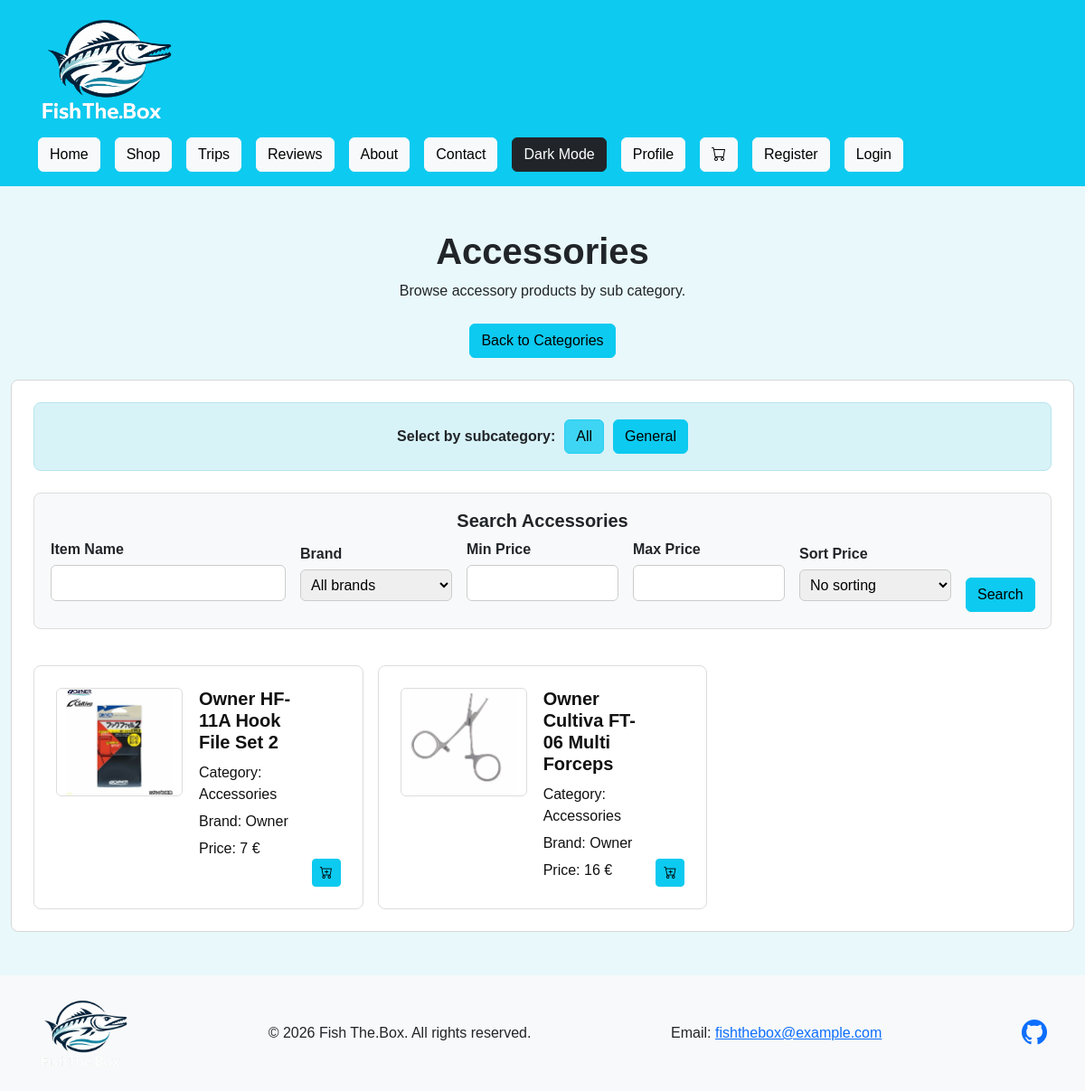
Page /shop/Accessories on the earlier database version.
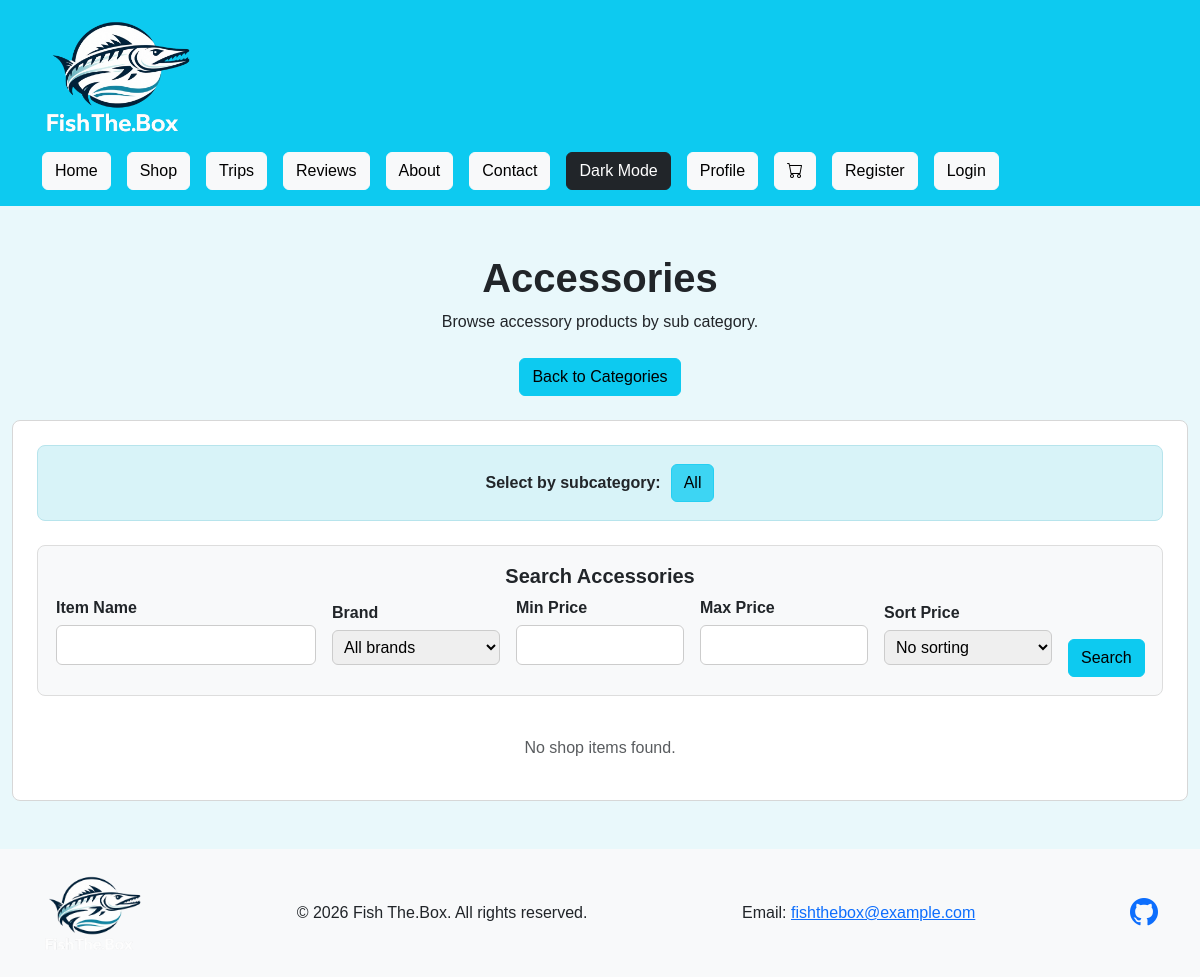
Same page on the later database version.
### shop/models.py (models this page shows, shortened)
class SubCategory(models.Model):
    name = models.CharField(max_length=100)
    category = models.ForeignKey(Category, on_delete=models.CASCADE, null=True, blank=True)

class Product(models.Model):
    name = models.CharField(max_length=200)
    brand = models.CharField(max_length=100)
    price = models.IntegerField()
    description = models.TextField(blank=True)
    photo = models.CharField(max_length=200, blank=True)
    category = models.ForeignKey(Category, on_delete=models.CASCADE)
    sub_category = models.ForeignKey(SubCategory, on_delete=models.CASCADE)
    owner = models.ForeignKey(User, on_delete=models.CASCADE, null=True, blank=True)

class Category(models.Model):
    name = models.CharField(max_length=100)
    photo = models.CharField(max_length=200)

### shop/views.py (the view)
# urls.py: path('shop/Accessories', views.accessories, name='accessories'),
def accessories(request):
    return show_category(request, "Accessories", "shop/accessories.html")

### shop/forms.py
class SubCategoryForm(forms.Form):
    sub_category = forms.CharField(label="Sub Category", max_length=100)

class ProductSearchForm(forms.Form):
    search_name = forms.CharField(label="Item Name", required=False)
    brand = forms.CharField(label="Brand", required=False)
    min_price = forms.IntegerField(label="Minimum Price", required=False, min_value=0)
    max_price = forms.IntegerField(label="Maximum Price", required=False, min_value=0)
    price_order = forms.ChoiceField(
        label="Sort Price",
        required=False,
        choices=[
            ("none", "No sorting"),
            ("low", "Lowest first"),
            ("high", "Highest first"),
        ]
    )

### shop/templates/shop/accessories.html (shortened to what this page needs)
<!DOCTYPE html>
{% load static %}
<html lang="en">
<head>
    <link href="https://cdn.jsdelivr.net/npm/bootstrap@5.3.3/dist/css/bootstrap.min.css" rel="stylesheet">
    <link href="https://cdn.jsdelivr.net/npm/bootstrap-icons@1.11.3/font/bootstrap-icons.min.css" rel="stylesheet">
    <link rel="stylesheet" href="{% static 'shop/shop.css' %}?v=2">
    <link rel="stylesheet" href="{% static 'DarkMode/DarkMode.css' %}?v=2">
</head>
<body>
    <header class="bg-info text-white sticky-top">
        <div class="container py-3">
            <div class="d-flex justify-content-between align-items-center flex-wrap gap-3">
                <img src="{% static 'shop/logo.png' %}" alt="Fish The.Box logo" width="150" height="120">
                <div id="navbar"></div>
            </div>
        </div>
    </header>
    <main class="shop-main">
        <section class="shop-section py-5">
            <div class="container">
                <h1 class="text-center fw-bold mb-2">Accessories</h1>
                <p class="text-center mb-4">Browse accessory products by sub category.</p>
                <div class="text-center mb-4">
                    <a href="/shop/" class="btn btn-info">Back to Categories</a>
                </div>
                <div class="category-content-panel">
                <div class="filter-bar">
                    <div class="sub-category-buttons">
                        <p class="filter-label">Select by subcategory:</p>
                        {% for sub_category in sub_categories %}
                            <form action="{% url 'shop:accessories' %}" method="post">
                                <button type="submit"
                                        class="btn btn-info {% if selected_sub_category == sub_category %}active{% endif %}">
                                    {{ sub_category }}
                                </button>
                            </form>
                        {% endfor %}
                    </div>
                </div>
                <div class="shop-search-box mt-4">
                    <h2 class="h5 fw-bold text-center">Search Accessories</h2>
                    <form action="{% url 'shop:accessories' %}" method="post">
                        <div class="row g-3 align-items-end">
                            <div class="col-md-3">
                                <label>Item Name</label>
                                {{ search_form.search_name }}
                            </div>
                            <div class="col-md-2">
                                <label>Brand</label>
                                <select name="brand">
                                    <option value="All">All brands</option>
                                </select>
                            </div>
                            <div class="col-md-2">
                                <label>Min Price</label>
                                {{ search_form.min_price }}
                            </div>
                            <div class="col-md-2">
                                <label>Max Price</label>
                                {{ search_form.max_price }}
                            </div>
                            <div class="col-md-2">
                                <label>Sort Price</label>
                                {{ search_form.price_order }}
                            </div>
                            <div class="col-md-1">
                                <button type="submit" name="search_button" class="btn btn-info">Search</button>
                            </div>
                        </div>
                    </form>
                </div>
                <div class="row g-3 mt-4">
                    {% for shop_item in items %}
                        <div class="col-md-4">
                            <div class="product-card h-100">
                                <a href="{% url 'shop:product_details' %}?product_id={{ shop_item.id }}" class="product-link">
                                    {% if shop_item.photo %}
                                        <img src="{% static shop_item.photo %}" alt="{{ shop_item.name }}" class="product-photo">
                                    {% endif %}
                                    <div class="product-details">
                                        <h2 class="h5 fw-bold">{{ shop_item.name }}</h2>
                                        <p>Category: {{ shop_item.category.name }}</p>
                                        <p>Brand: {{ shop_item.brand }}</p>
                                        <p>Price: {{ shop_item.price }} &euro;</p>
                                    </div>
                                </a>
                                <form action="{% url 'cart:add_to_cart' %}" method="post" class="product-cart-form">
                                    <button type="submit" class="btn btn-info btn-sm">
                                        <i class="bi bi-cart-plus"></i>
                                    </button>
                                </form>
                            </div>
                        </div>
                    {% empty %}
                        <p class="text-center text-muted">No shop items found.</p>
                    {% endfor %}
                </div>
                </div>
            </div>
        </section>
    </main>
    <div id="footer"></div>
</body>
</html>

### shop/static/shop/shop.css (style rules this page uses)
body { min-height: 100vh; display: flex; flex-direction: column; font-family: Tahoma, Arial, sans-serif; }
main { flex: 1; background-color: #e9f8fb; }
.shop-section { min-height: 100%; background-color: #e9f8fb; }
.shop-section .container { max-width: 1600px; }
.category-content-panel { background-color: white; border: 1px solid #d7d7d7; border-radius: 8px; padding: 24px; max-width: 1400px; margin: 0 auto; }
.filter-label { font-weight: bold; margin: 0; }
.sub-category-buttons { display: flex; align-items: center; justify-content: center; gap: 10px; flex-wrap: wrap; }
.filter-bar { background-color: #d8f3f8; border: 1px solid #b7e4ec; border-radius: 8px; padding: 18px; max-width: 100%; margin: 0 auto; }
.shop-search-box { background-color: #f8f9fa; border: 1px solid #dddddd; border-radius: 8px; padding: 18px; }
.shop-search-box label { font-weight: bold; margin-bottom: 5px; }
.shop-search-box input, .shop-search-box select { width: 100%; padding: 7px; border: 1px solid #cccccc; border-radius: 6px; }
.category-content-panel input, .category-content-panel select { width: 100%; padding: 7px; margin-bottom: 12px; border: 1px solid #cccccc; border-radius: 6px; }

Differences in the rows shown:
removed SubCategory: sub_categories "General"
removed Product: photo (picture), name "Owner HF-11A Hook File Set 2", category.name "Accessories", brand "Owner", price "7"
removed Product: photo (picture), name "Owner Cultiva FT-06 Multi Forceps", category.name "Accessories", brand "Owner", price "16"
Other differences:
text now shown: "No shop items found."
